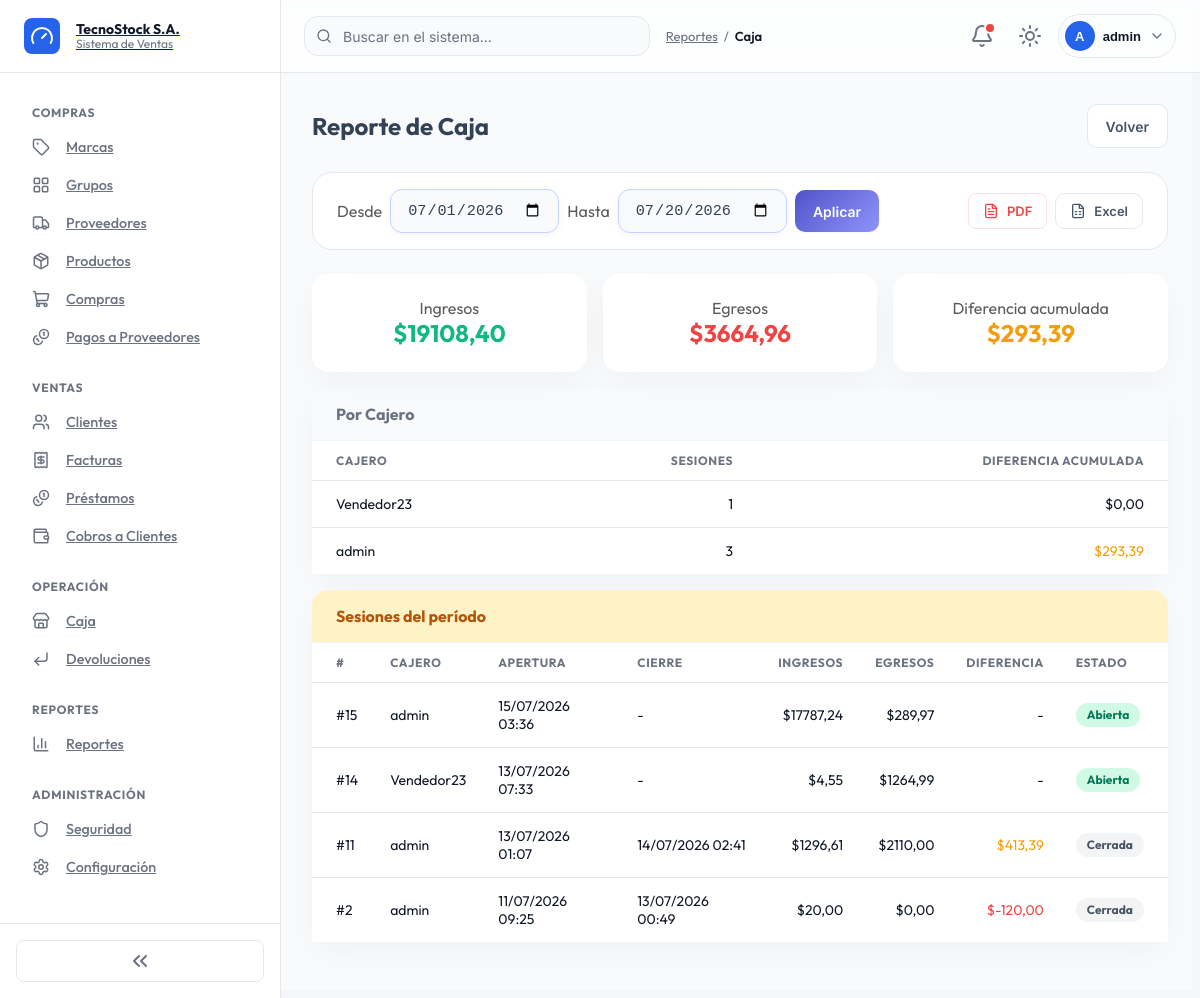
The page /reportes/caja/ (signed in) on the database its author committed.
### caja/models.py (models this page shows, shortened)
class SesionCaja(models.Model):
    ABIERTA = 'abierta'
    CERRADA = 'cerrada'
    ESTADO_CHOICES = [
        (ABIERTA, 'Abierta'),
        (CERRADA, 'Cerrada'),
    ]
    usuario = models.ForeignKey(
        settings.AUTH_USER_MODEL, on_delete=models.PROTECT, related_name='sesiones_caja',
        verbose_name='Usuario',
    )
    fecha_apertura = models.DateTimeField(auto_now_add=True, verbose_name='Fecha de apertura')
    monto_inicial = models.DecimalField(max_digits=12, decimal_places=2, verbose_name='Monto inicial')
    fecha_cierre = models.DateTimeField(null=True, blank=True, verbose_name='Fecha de cierre')
    monto_contado_cierre = models.DecimalField(
        max_digits=12, decimal_places=2, null=True, blank=True, verbose_name='Monto contado al cierre'
    )
    estado = models.CharField(max_length=10, choices=ESTADO_CHOICES, default=ABIERTA, verbose_name='Estado')
    class Meta:
        verbose_name = 'Sesión de Caja'
        verbose_name_plural = 'Sesiones de Caja'
        ordering = ['-fecha_apertura']
        permissions = [('access_sesioncaja_module', 'Acceso al módulo de caja')]
    def total_por_tipo(self, tipo):
        total = self.movimientos.filter(tipo=tipo).aggregate(total=models.Sum('monto'))['total']
        return total.quantize(Decimal('0.01')) if total is not None else Decimal('0.00')
    @property
    def total_ingresos(self):
        return self.total_por_tipo(MovimientoCaja.INGRESO)
    @property
    def total_egresos(self):
        return self.total_por_tipo(MovimientoCaja.EGRESO)
    @property
    def monto_esperado_cierre(self):
        return self.monto_inicial + self.total_ingresos - self.total_egresos
    @property
    def diferencia(self):
        if self.monto_contado_cierre is None:
            return None
        return self.monto_contado_cierre - self.monto_esperado_cierre

### reportes/views.py (the view, shortened to what this page needs)
# urls.py: path('caja/', views.reporte_caja, name='reporte_caja'),
@permission_required_redirect('caja.view_sesioncaja', '/')
def reporte_caja(request):
    desde, hasta = _periodo(request)
    sesiones = SesionCaja.objects.select_related('usuario').filter(
        fecha_apertura__date__gte=desde, fecha_apertura__date__lte=hasta,
    ).order_by('-fecha_apertura')
    por_cajero = defaultdict(lambda: {'sesiones': 0, 'diferencia_total': Decimal('0.00')})
    total_ingresos = Decimal('0.00')
    total_egresos = Decimal('0.00')
    total_diferencia = Decimal('0.00')
    for s in sesiones:
        total_ingresos += s.total_ingresos
        total_egresos += s.total_egresos
        if s.diferencia is not None:
            total_diferencia += s.diferencia
            por_cajero[s.usuario.username]['diferencia_total'] += s.diferencia
        por_cajero[s.usuario.username]['sesiones'] += 1
    por_cajero_lista = sorted(
        [{'usuario': k, **v} for k, v in por_cajero.items()], key=lambda r: r['usuario']
    )
    export = request.GET.get('export', '')
    context = {
        'desde': desde, 'hasta': hasta,
        'sesiones': sesiones,
        'por_cajero': por_cajero_lista,
        'total_ingresos': total_ingresos,
        'total_egresos': total_egresos,
        'total_diferencia': total_diferencia,
    }
    return render(request, 'reportes/reporte_caja.html', context)

### reportes/templates/reportes/reporte_caja.html (shortened to what this page needs)
{% extends 'billing/base.html' %}
{% block breadcrumbs %}<a href="{% url 'reportes:reporte_index' %}">Reportes</a> / <span class="current">Caja</span>{% endblock %}
{% block content %}
<div class="list-header">
  <h2>Reporte de Caja</h2>
  <a href="{% url 'reportes:reporte_index' %}" class="btn btn-secondary">Volver</a>
</div>
{% include 'reportes/_filtro_periodo.html' %}
<div class="row g-3 mb-3">
  <div class="col-md-4">
    <div class="card card-flush text-center">
      <div class="card-body">
        <div class="text-muted small">Ingresos</div>
        <div class="fs-4 fw-bold text-success">${{ total_ingresos|floatformat:2 }}</div>
      </div>
    </div>
  </div>
  <div class="col-md-4">
    <div class="card card-flush text-center">
      <div class="card-body">
        <div class="text-muted small">Egresos</div>
        <div class="fs-4 fw-bold text-danger">${{ total_egresos|floatformat:2 }}</div>
      </div>
    </div>
  </div>
  <div class="col-md-4">
    <div class="card card-flush text-center">
      <div class="card-body">
        <div class="text-muted small">Diferencia acumulada</div>
        <div class="fs-4 fw-bold {% if total_diferencia < 0 %}text-danger{% elif total_diferencia > 0 %}text-warning{% endif %}">${{ total_diferencia|floatformat:2 }}</div>
      </div>
    </div>
  </div>
</div>
<div class="card mb-3">
  <div class="card-header card-header-muted">Por Cajero</div>
  <div class="table-modern-wrap">
    <table class="table-modern">
      <thead><tr><th>Cajero</th><th class="text-end">Sesiones</th><th class="text-end">Diferencia acumulada</th></tr></thead>
      <tbody>
        {% for row in por_cajero %}
        <tr>
          <td>{{ row.usuario }}</td>
          <td class="text-end">{{ row.sesiones }}</td>
          <td class="text-end {% if row.diferencia_total < 0 %}text-danger{% elif row.diferencia_total > 0 %}text-warning{% endif %}">${{ row.diferencia_total|floatformat:2 }}</td>
        </tr>
        {% empty %}
        <tr class="empty-row"><td colspan="3">Sin datos</td></tr>
        {% endfor %}
      </tbody>
    </table>
  </div>
</div>
<div class="card mb-3">
  <div class="card-header card-header-warning">Sesiones del período</div>
  <div class="table-modern-wrap">
    <table class="table-modern">
      <thead><tr><th>#</th><th>Cajero</th><th>Apertura</th><th>Cierre</th><th class="text-end">Ingresos</th><th class="text-end">Egresos</th><th class="text-end">Diferencia</th><th>Estado</th></tr></thead>
      <tbody>
        {% for s in sesiones %}
        <tr>
          <td>#{{ s.id }}</td>
          <td>{{ s.usuario }}</td>
          <td>{{ s.fecha_apertura|date:"d/m/Y H:i" }}</td>
          <td>{{ s.fecha_cierre|date:"d/m/Y H:i"|default:"-" }}</td>
          <td class="text-end">${{ s.total_ingresos }}</td>
          <td class="text-end">${{ s.total_egresos }}</td>
          <td class="text-end {% if s.diferencia and s.diferencia < 0 %}text-danger{% elif s.diferencia %}text-warning{% endif %}">
            {% if s.diferencia != None %}${{ s.diferencia }}{% else %}-{% endif %}
          </td>
          <td>
            {% if s.estado == 'abierta' %}<span class="badge badge-success">Abierta</span>{% else %}<span class="badge badge-neutral">Cerrada</span>{% endif %}
          </td>
        </tr>
        {% empty %}
        <tr class="empty-row"><td colspan="8">No hay sesiones en el período seleccionado</td></tr>
        {% endfor %}
      </tbody>
    </table>
  </div>
</div>
{% endblock %}

### billing/templates/billing/base.html (shortened to what this page needs)
{% load static %}
{% load security_tags %}
<!DOCTYPE html>
<html lang="es">
<head>
  <link href="https://cdn.jsdelivr.net/npm/bootstrap@5.3.0/dist/css/bootstrap-grid.min.css" rel="stylesheet">
  <link href="https://cdn.jsdelivr.net/npm/bootstrap@5.3.0/dist/css/bootstrap-utilities.min.css" rel="stylesheet">
  <link rel="stylesheet" href="{% static 'css/tokens.css' %}">
  <link rel="stylesheet" href="{% static 'css/dark-mode.css' %}">
  <link rel="stylesheet" href="{% static 'css/base.css' %}">
  <link rel="stylesheet" href="{% static 'css/layout.css' %}">
  <link rel="stylesheet" href="{% static 'css/sidebar.css' %}">
  <link rel="stylesheet" href="{% static 'css/header.css' %}">
  <link rel="stylesheet" href="{% static 'css/cards.css' %}">
  <link rel="stylesheet" href="{% static 'css/buttons.css' %}">
  <link rel="stylesheet" href="{% static 'css/badges.css' %}">
  <link rel="stylesheet" href="{% static 'css/forms.css' %}">
  <link rel="stylesheet" href="{% static 'css/tables.css' %}">
  <link rel="stylesheet" href="{% static 'css/modals.css' %}">
  <link rel="stylesheet" href="{% static 'css/dropdowns.css' %}">
  <link rel="stylesheet" href="{% static 'css/alerts.css' %}">
  <link rel="stylesheet" href="{% static 'css/dashboard.css' %}">
  <link rel="stylesheet" href="{% static 'css/animations.css' %}">
  <link rel="stylesheet" href="{% static 'css/utilities.css' %}">
  <link rel="stylesheet" href="{% static 'css/responsive.css' %}">
</head>
<body>
<div class="app-shell">
  <aside class="sidebar" id="sidebar">
    <a class="sidebar-brand" href="{% url 'home' %}">
      <span class="sidebar-brand-icon"><i data-lucide="gauge"></i></span>
      <span class="sidebar-brand-text">
        <strong>TecnoStock S.A.</strong>
        <span>Sistema de Ventas</span>
      </span>
    </a>
    <nav class="sidebar-nav">
      {% if user.is_authenticated %}
        {% if user|has_group:'Analista de Compras' or user|has_group:'Administrador' %}
        <div class="nav-group">
          <div class="nav-group-title">Compras</div>
          <div class="nav-group-items">
            <a class="nav-item-link{% if request.resolver_match.url_name == 'brand_list' %} active{% endif %}" href="{% url 'billing:brand_list' %}" data-label="Marcas"><i data-lucide="tag"></i><span class="nav-item-label">Marcas</span></a>
            <a class="nav-item-link" href="{% url 'billing:productgroup_list' %}" data-label="Grupos"><i data-lucide="layout-grid"></i><span class="nav-item-label">Grupos</span></a>
            <a class="nav-item-link" href="{% url 'billing:supplier_list' %}" data-label="Proveedores"><i data-lucide="truck"></i><span class="nav-item-label">Proveedores</span></a>
            <a class="nav-item-link" href="{% url 'billing:product_list' %}" data-label="Productos"><i data-lucide="package"></i><span class="nav-item-label">Productos</span></a>
            <a class="nav-item-link" href="{% url 'purchasing:purchase_list' %}" data-label="Compras"><i data-lucide="shopping-cart"></i><span class="nav-item-label">Compras</span></a>
            <a class="nav-item-link" href="{% url 'pagos:purchase_pending_list' %}" data-label="Pagos a Proveedores"><i data-lucide="coins"></i><span class="nav-item-label">Pagos a Proveedores</span></a>
          </div>
        </div>
        {% endif %}
        {% if user|has_group:'Vendedor' or user|has_group:'Administrador' %}
        <div class="nav-group">
          <div class="nav-group-title">Ventas</div>
          <div class="nav-group-items">
            <a class="nav-item-link" href="{% url 'billing:customer_list' %}" data-label="Clientes"><i data-lucide="users"></i><span class="nav-item-label">Clientes</span></a>
            <a class="nav-item-link" href="{% url 'billing:invoice_list' %}" data-label="Facturas"><i data-lucide="receipt"></i><span class="nav-item-label">Facturas</span></a>
            <a class="nav-item-link" href="{% url 'RRHumanos:prestamo_list' %}" data-label="Préstamos"><i data-lucide="coins"></i><span class="nav-item-label">Préstamos</span></a>
            <a class="nav-item-link" href="{% url 'cobros:invoice_pending_list' %}" data-label="Cobros a Clientes"><i data-lucide="wallet"></i><span class="nav-item-label">Cobros a Clientes</span></a>
          </div>
        </div>
        {% endif %}
        {% if user|has_group:'Vendedor' or user|has_group:'Cajero' or user|has_group:'Administrador' %}
        <div class="nav-group">
          <div class="nav-group-title">Operación</div>
          <div class="nav-group-items">
            <a class="nav-item-link" href="{% url 'caja:caja_historial' %}" data-label="Caja"><i data-lucide="store"></i><span class="nav-item-label">Caja</span></a>
            <a class="nav-item-link{% if request.resolver_match.url_name == 'devolucion_list' %} active{% endif %}" href="{% url 'devoluciones:devolucion_list' %}" data-label="Devoluciones"><i data-lucide="corner-down-left"></i><span class="nav-item-label">Devoluciones</span></a>
          </div>
        </div>
        {% endif %}
        {% if user|has_group:'Administrador' or user|has_group:'Contador' %}
        <div class="nav-group">
          <div class="nav-group-title">Reportes</div>
          <div class="nav-group-items">
            <a class="nav-item-link" href="{% url 'reportes:reporte_index' %}" data-label="Reportes"><i data-lucide="bar-chart-3"></i><span class="nav-item-label">Reportes</span></a>
          </div>
        </div>
        {% endif %}
        {% if user|has_group:'Administrador' %}
        <div class="nav-group">
          <div class="nav-group-title">Administración</div>
          <div class="nav-group-items">
            <a class="nav-item-link" href="{% url 'security:dashboard' %}" data-label="Seguridad"><i data-lucide="shield"></i><span class="nav-item-label">Seguridad</span></a>
            <a class="nav-item-link" href="{% url 'configuracion:configuracion_editar' %}" data-label="Configuración"><i data-lucide="settings"></i><span class="nav-item-label">Configuración</span></a>
          </div>
        </div>
        {% endif %}
      {% endif %}
    </nav>
    <div class="sidebar-footer">
      <button type="button" class="sidebar-collapse-toggle" id="sidebarCollapseToggle" title="Colapsar/expandir menú">
        <i data-lucide="chevrons-left"></i>
      </button>
    </div>
  </aside>
  <div class="main-column">
    <header class="header">
      <div class="header-search">
        <input type="search" placeholder="Buscar en el sistema..." aria-label="Buscar">
      </div>
      <nav class="breadcrumbs">{% block breadcrumbs %}{% endblock %}</nav>
      <div class="header-actions">
        {% if user.is_authenticated %}
          {% include 'partials/notificaciones_dropdown.html' %}
          <button type="button" class="header-icon-btn" id="themeToggle" title="Cambiar tema" aria-label="Cambiar tema claro/oscuro">
            <i data-lucide="sun" class="icon-theme-light"></i>
          </button>
          <div class="dropdown">
            <button class="user-menu-trigger" type="button" data-bs-toggle="dropdown" aria-expanded="false">
              <span class="user-avatar">{{ user.username|slice:":1"|upper }}</span>
              <span class="user-name">{{ user.username }}</span>
              <i data-lucide="chevron-down" class="icon-sm icon-muted"></i>
            </button>
          </div>
        {% endif %}
      </div>
    </header>
    <main class="main-content">
      {% block content %}{% endblock %}
    </main>
  </div>
</div>
</body>
</html>

### rows shown on the page
SesionCaja: id "15", usuario "admin", fecha_apertura "15/07/2026 03:36", fecha_cierre "-", total_ingresos "17787,24", total_egresos "289,97", estado "Abierta"
SesionCaja: id "14", usuario "Vendedor23", fecha_apertura "13/07/2026 07:33", fecha_cierre "-", total_ingresos "4,55", total_egresos "1264,99", estado "Abierta"
SesionCaja: id "11", usuario "admin", fecha_apertura "13/07/2026 01:07", fecha_cierre "14/07/2026 02:41", total_ingresos "1296,61", total_egresos "2110,00", diferencia "413,39", estado "Cerrada"
SesionCaja: id "2", usuario "admin", fecha_apertura "11/07/2026 09:25", fecha_cierre "13/07/2026 00:49", total_ingresos "20,00", total_egresos "0,00", diferencia "-120,00", estado "Cerrada"

### other values the page prints
{{ user.username|slice:":1"|upper }} "A"
{{ user.username }} "admin"
{{ total_ingresos|floatformat:2 }} "19108,40"
{{ total_egresos|floatformat:2 }} "3664,96"
{{ total_diferencia|floatformat:2 }} "293,39"
{{ row.usuario }} "Vendedor23" "admin"
{{ row.sesiones }} "1" "3"
{{ row.diferencia_total|floatformat:2 }} "0,00" "293,39"
